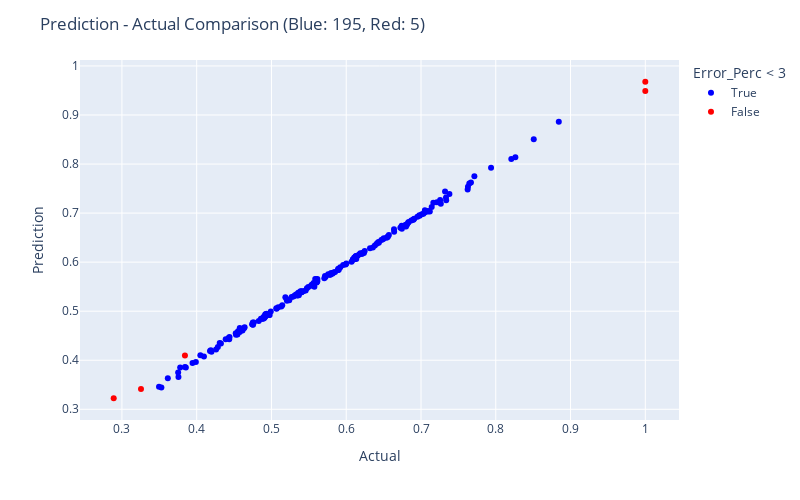

The notebook cell saved with this chart:
### Code cell
fig = px.scatter(res_ann, x="Actual", y="Prediction", color = "Error_Perc < 3", color_discrete_map= {True:"blue", False: "red"},
                 hover_data=["Actual", "Prediction", "Error_Perc"])

fig.update_layout(
    autosize=False,
    width=800,
    height=500,
    title_text=f"Prediction - Actual Comparison (Blue: {blue}, Red: {red})",
)

fig.show()

### Figure 1 — Plotly figure (JSON) as saved in the notebook; plotly's stock layout.template omitted (floating-point values rounded to 4 significant figures; data arrays with more than 128 entries replaced by an {"elided": "..."} marker saying what was removed)
{"data": [{"customdata": {"elided": "195x1 float values"}, "hovertemplate": "Error_Perc < 3=True<br>Actual=%{x}<br>Prediction=%{y}<br>Error_Perc=%{customdata[0]}<extra></extra>", "legendgroup": "True", "marker": {"color": "blue", "symbol": "circle"}, "mode": "markers", "name": "True", "orientation": "v", "showlegend": true, "type": "scatter", "x": {"elided": "195 float values"}, "xaxis": "x", "y": {"elided": "195 float values"}, "yaxis": "y"}, {"customdata": [[-3.22], [6.609], [4.854], [11.59], [-5.12]], "hovertemplate": "Error_Perc < 3=False<br>Actual=%{x}<br>Prediction=%{y}<br>Error_Perc=%{customdata[0]}<extra></extra>", "legendgroup": "False", "marker": {"color": "red", "symbol": "circle"}, "mode": "markers", "name": "False", "orientation": "v", "showlegend": true, "type": "scatter", "x": [1, 0.3843, 0.3255, 0.289, 1], "xaxis": "x", "y": [0.9678, 0.4097, 0.3413, 0.3225, 0.9488], "yaxis": "y"}], "layout": {"autosize": false, "height": 500, "legend": {"title": {"text": "Error_Perc < 3"}, "tracegroupgap": 0}, "margin": {"t": 60}, "title": {"text": "Prediction - Actual Comparison (Blue: 195, Red: 5)"}, "width": 800, "xaxis": {"anchor": "y", "autorange": true, "domain": [0, 1], "range": [0.2438, 1.045], "title": {"text": "Actual"}, "type": "linear"}, "yaxis": {"anchor": "x", "autorange": true, "domain": [0, 1], "range": [0.2782, 1.012], "title": {"text": "Prediction"}, "type": "linear"}}}
